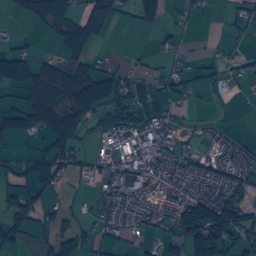
#> input picture backend/train/data/RSVQA-LR/Images_LR/101.tif, 256 x 256 px
$ python -i fallback_cv.py   (imports and definitions only)
#> lines starting #> are read from the running program, lines starting #| are printed output that depends on the picture; after the words box and inside, x2 and y2 are one past the last pixel; in counts of white or black regions, pixels touching at a corner belong together
#> further down, picture is the input picture: shape (256, 256, 3); mean B, G, R 77.6, 66, 47.5
"""
Classical computer-vision fallback pipeline.

This module is used when deep-learning weights are unavailable
(MODEL_WEIGHTS_MODE=off, or a download failed and DEMO_SAFE_FALLBACK=true
in .env). It performs REAL image processing — not randomized/fabricated
numbers — so every answer is still derived from the actual pixels of the
uploaded image. Accuracy is lower than the deep models, and every response
using this path is tagged "fallback_engine": "classical_cv" so the UI can be
honest about which engine produced it.
"""
from __future__ import annotations

import cv2
import numpy as np
from PIL import Image


def _to_cv(img: Image.Image) -> np.ndarray:
    return cv2.cvtColor(np.array(img), cv2.COLOR_RGB2BGR)


def _to_pil(arr: np.ndarray) -> Image.Image:
    return Image.fromarray(cv2.cvtColor(arr, cv2.COLOR_BGR2RGB))


# [13 lines left out: function kmeans_landcover, not called in this run]


def water_body_mask(img: Image.Image):
    """Heuristic water-body segmentation using HSV thresholding
    (water: low saturation-to-value blue/dark-blue hue band) refined
    with morphological ops + largest-contour extraction — a standard,
    real remote-sensing heuristic (NDWI approximation from RGB)."""
    cv = _to_cv(img)
    hsv = cv2.cvtColor(cv, cv2.COLOR_BGR2HSV)
#> hsv: shape (256, 256, 3); mean H, S, V 26.4, 104.9, 77.8
    lower = np.array([90, 20, 20])
    upper = np.array([140, 255, 200])
    mask = cv2.inRange(hsv, lower, upper)
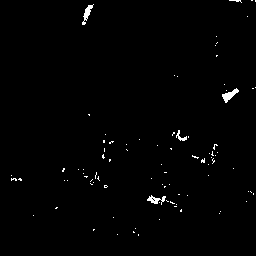
#> mask: shape (256, 256); 0.92% white; 89 white regions (85 under 20 px), largest, box (x1, y1, x2, y2) and area: (222, 88, 239, 103) 107, (82, 4, 94, 25) 91, (147, 195, 166, 205) 85, (176, 130, 187, 141) 46
    kernel = np.ones((5, 5), np.uint8)
    mask = cv2.morphologyEx(mask, cv2.MORPH_OPEN, kernel, iterations=2)
#> mask: shape (256, 256); every value is 0
    mask = cv2.morphologyEx(mask, cv2.MORPH_CLOSE, kernel, iterations=2)
    contours, _ = cv2.findContours(mask, cv2.RETR_EXTERNAL, cv2.CHAIN_APPROX_SIMPLE)
#> contours = []
    overlay = cv.copy()
    cv2.drawContours(overlay, contours, -1, (255, 0, 0), thickness=cv2.FILLED)
    blended = cv2.addWeighted(cv, 0.6, overlay, 0.4, 0)
    coverage_pct = float((mask > 0).sum()) / mask.size * 100
#> coverage_pct = 0
    return _to_pil(blended), _to_pil(mask), coverage_pct
#> in _to_pil (call 2), `return Image.fromarray(cv2.cvtColor(arr, cv2.COLOR_BGR2RGB))`: returned value: PIL image 256x256 RGB; every value is 0


# [63 lines left out: functions built_up_mask, change_diff, sar_optical_fusion, not called in this run]

>>> import cv2
>>> picture = cv2.imread('../../train/data/RSVQA-LR/Images_LR/101.tif')
>>> result = water_body_mask(picture)

$ run again, on backend/train/data/RSVQA-LR/Images_LR/114.tif
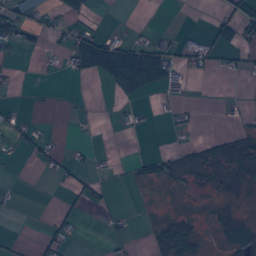
#> input picture backend/train/data/RSVQA-LR/Images_LR/114.tif, 256 x 256 px
#> picture is the input picture: shape (256, 256, 3); mean B, G, R 80.7, 68.6, 59.9
#> hsv: shape (256, 256, 3); mean H, S, V 59, 78.3, 81.1
#> in water_body_mask, `mask = cv2.morphologyEx(mask, cv2.MORPH_OPEN, kernel, iterations=2)`:
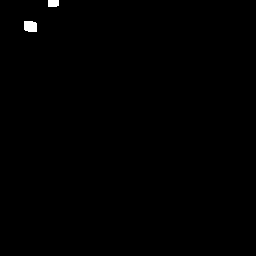
#> mask: shape (256, 256); 0.32% white; 2 white regions
#> contours = 2 contours; box (x1, y1, x2, y2) and area: (24, 21, 37, 32) 112, (48, 0, 59, 7) 58
#> overlay: shape (256, 256, 3); mean R, G, B 60.3, 68.3, 80.4
#> coverage_pct = 0.317
#> in _to_pil, `return Image.fromarray(cv2.cvtColor(arr, cv2.COLOR_BGR2RGB))`:
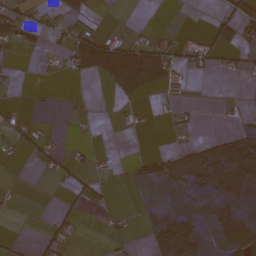
#> returned value: PIL image 256x256 RGB; mean R, G, B 80.6, 68.5, 60

$ run again, on backend/train/data/RSVQA-LR/Images_LR/122.tif
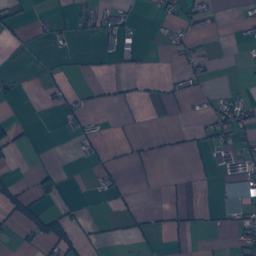
#> input picture backend/train/data/RSVQA-LR/Images_LR/122.tif, 256 x 256 px
#> picture is the input picture: shape (256, 256, 3); mean B, G, R 83.7, 71, 61.8
#> hsv: shape (256, 256, 3); mean H, S, V 64.2, 76.6, 83.9
#> in water_body_mask, `mask = cv2.morphologyEx(mask, cv2.MORPH_OPEN, kernel, iterations=2)`:
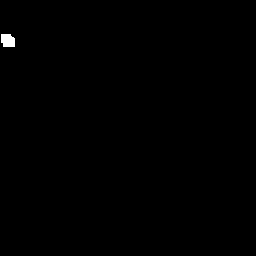
#> mask: shape (256, 256); 0.25% white; 1 white region, box (x1, y1, x2, y2) and area: (1, 34, 15, 47) 162
#> contours = 1 item
#> overlay: shape (256, 256, 3); mean R, G, B 62.2, 70.7, 83.4
#> coverage_pct = 0.279
#> in _to_pil, `return Image.fromarray(cv2.cvtColor(arr, cv2.COLOR_BGR2RGB))`:
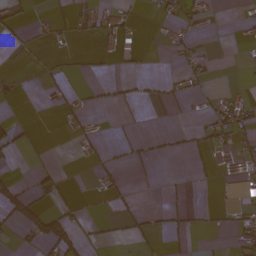
#> returned value: PIL image 256x256 RGB; mean R, G, B 83.6, 70.9, 61.9
